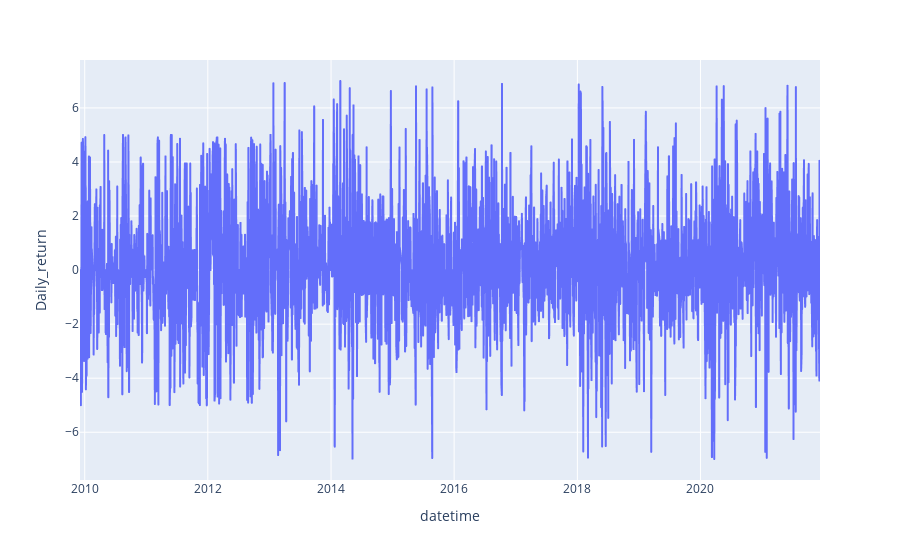

The cell this chart's notebook holds for it:
### Code cell
fig = go.Figure()
px.line(df, x='datetime', y='Daily_return', labels={'x':'Date', 'y':'Daily_Return_%'})

### Figure 1 — Plotly figure (JSON) as saved in the notebook; plotly's stock layout.template omitted (floating-point values rounded to 4 significant figures; data arrays with more than 128 entries replaced by an {"elided": "..."} marker saying what was removed)
{"data": [{"hovertemplate": "datetime=%{x}<br>Daily_return=%{y}<extra></extra>", "legendgroup": "", "line": {"color": "#636efa", "dash": "solid"}, "mode": "lines", "name": "", "showlegend": false, "type": "scattergl", "x": {"elided": "2999 str values"}, "xaxis": "x", "y": {"elided": "2999 float values"}, "yaxis": "y"}], "layout": {"legend": {"tracegroupgap": 0}, "margin": {"t": 60}, "xaxis": {"anchor": "y", "domain": [0, 1], "title": {"text": "datetime"}}, "yaxis": {"anchor": "x", "domain": [0, 1], "title": {"text": "Daily_return"}}}}
